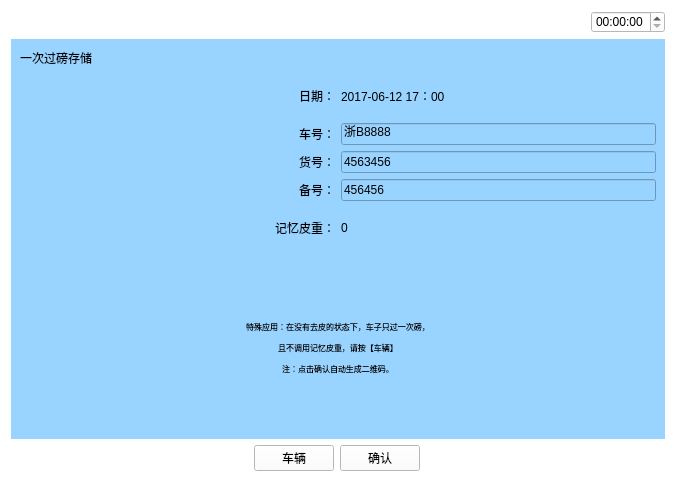
<?xml version="1.0" encoding="UTF-8"?>
<ui version="4.0">
 <class>Yiciguobang</class>
 <widget class="QWidget" name="Yiciguobang">
  <property name="geometry">
   <rect>
    <x>0</x>
    <y>0</y>
    <width>676</width>
    <height>482</height>
   </rect>
  </property>
  <property name="windowTitle">
   <string>Form</string>
  </property>
  <property name="styleSheet">
   <string notr="true">background-color: rgb(255, 255, 255);</string>
  </property>
  <layout class="QVBoxLayout" name="verticalLayout_4">
   <item>
    <layout class="QHBoxLayout" name="horizontalLayout_5">
     <item>
      <widget class="QPushButton" name="pushButton">
       <property name="text">
        <string/>
       </property>
       <property name="icon">
        <iconset resource="myimages.qrc">
         <normaloff>:/image/images/4g.png</normaloff>:/image/images/4g.png</iconset>
       </property>
       <property name="flat">
        <bool>true</bool>
       </property>
      </widget>
     </item>
     <item>
      <widget class="QPushButton" name="pushButton_2">
       <property name="text">
        <string/>
       </property>
       <property name="icon">
        <iconset resource="myimages.qrc">
         <normaloff>:/image/images/wireless.svg</normaloff>:/image/images/wireless.svg</iconset>
       </property>
       <property name="flat">
        <bool>true</bool>
       </property>
      </widget>
     </item>
     <item>
      <widget class="QPushButton" name="pushButton_3">
       <property name="text">
        <string/>
       </property>
       <property name="icon">
        <iconset resource="myimages.qrc">
         <normaloff>:/image/images/bl.svg</normaloff>:/image/images/bl.svg</iconset>
       </property>
       <property name="flat">
        <bool>true</bool>
       </property>
      </widget>
     </item>
     <item>
      <widget class="QPushButton" name="pushButton_4">
       <property name="text">
        <string/>
       </property>
       <property name="icon">
        <iconset resource="myimages.qrc">
         <normaloff>:/image/images/locate.svg</normaloff>:/image/images/locate.svg</iconset>
       </property>
       <property name="flat">
        <bool>true</bool>
       </property>
      </widget>
     </item>
     <item>
      <spacer name="horizontalSpacer_4">
       <property name="orientation">
        <enum>Qt::Horizontal</enum>
       </property>
       <property name="sizeHint" stdset="0">
        <size>
         <width>40</width>
         <height>20</height>
        </size>
       </property>
      </spacer>
     </item>
     <item>
      <widget class="QTimeEdit" name="timeEdit_2"/>
     </item>
    </layout>
   </item>
   <item>
    <widget class="QWidget" name="widget" native="true">
     <property name="sizePolicy">
      <sizepolicy hsizetype="Preferred" vsizetype="Preferred">
       <horstretch>0</horstretch>
       <verstretch>0</verstretch>
      </sizepolicy>
     </property>
     <property name="contextMenuPolicy">
      <enum>Qt::DefaultContextMenu</enum>
     </property>
     <property name="styleSheet">
      <string notr="true">background-color: rgb(153, 211, 255);</string>
     </property>
     <layout class="QVBoxLayout" name="verticalLayout_2" stretch="2,2,2">
      <item>
       <layout class="QHBoxLayout" name="horizontalLayout">
        <item>
         <widget class="QLabel" name="label">
          <property name="text">
           <string>一次过磅存储</string>
          </property>
         </widget>
        </item>
        <item>
         <spacer name="horizontalSpacer">
          <property name="orientation">
           <enum>Qt::Horizontal</enum>
          </property>
          <property name="sizeHint" stdset="0">
           <size>
            <width>40</width>
            <height>20</height>
           </size>
          </property>
         </spacer>
        </item>
        <item>
         <layout class="QVBoxLayout" name="verticalLayout"/>
        </item>
       </layout>
      </item>
      <item>
       <layout class="QVBoxLayout" name="verticalLayout_3">
        <item>
         <layout class="QHBoxLayout" name="horizontalLayout_3">
          <item>
           <widget class="QLabel" name="label_3">
            <property name="text">
             <string>日期：</string>
            </property>
            <property name="alignment">
             <set>Qt::AlignRight|Qt::AlignTrailing|Qt::AlignVCenter</set>
            </property>
           </widget>
          </item>
          <item>
           <widget class="QLabel" name="currentTime">
            <property name="text">
             <string>2017-06-12 17：00</string>
            </property>
           </widget>
          </item>
         </layout>
        </item>
        <item>
         <layout class="QHBoxLayout" name="horizontalLayout_4" stretch="1,1">
          <item>
           <widget class="QLabel" name="label_5">
            <property name="text">
             <string>车号：</string>
            </property>
            <property name="alignment">
             <set>Qt::AlignRight|Qt::AlignTrailing|Qt::AlignVCenter</set>
            </property>
           </widget>
          </item>
          <item>
           <widget class="QLineEdit" name="lineEdit_carId">
            <property name="text">
             <string>浙B8888</string>
            </property>
           </widget>
          </item>
         </layout>
        </item>
        <item>
         <layout class="QHBoxLayout" name="horizontalLayout_6" stretch="1,1">
          <item>
           <widget class="QLabel" name="label_6">
            <property name="text">
             <string>货号：</string>
            </property>
            <property name="alignment">
             <set>Qt::AlignRight|Qt::AlignTrailing|Qt::AlignVCenter</set>
            </property>
           </widget>
          </item>
          <item>
           <widget class="QLineEdit" name="lineEdit_artId">
            <property name="text">
             <string>4563456</string>
            </property>
           </widget>
          </item>
         </layout>
        </item>
        <item>
         <layout class="QHBoxLayout" name="horizontalLayout_7" stretch="1,1">
          <item>
           <widget class="QLabel" name="label_7">
            <property name="text">
             <string>备号：</string>
            </property>
            <property name="alignment">
             <set>Qt::AlignRight|Qt::AlignTrailing|Qt::AlignVCenter</set>
            </property>
           </widget>
          </item>
          <item>
           <widget class="QLineEdit" name="lineEdit_remark">
            <property name="text">
             <string>456456</string>
            </property>
           </widget>
          </item>
         </layout>
        </item>
        <item>
         <layout class="QHBoxLayout" name="horizontalLayout_8">
          <item>
           <widget class="QLabel" name="label_8">
            <property name="text">
             <string>记忆皮重：</string>
            </property>
            <property name="alignment">
             <set>Qt::AlignRight|Qt::AlignTrailing|Qt::AlignVCenter</set>
            </property>
           </widget>
          </item>
          <item>
           <widget class="QLabel" name="label_tare">
            <property name="text">
             <string>0</string>
            </property>
           </widget>
          </item>
         </layout>
        </item>
       </layout>
      </item>
      <item>
       <widget class="QLabel" name="label_2">
        <property name="font">
         <font>
          <pointsize>6</pointsize>
         </font>
        </property>
        <property name="text">
         <string>

特殊应用：在没有去皮的状态下，车子只过一次磅，

且不调用记忆皮重，请按【车辆】

注：点击确认自动生成二维码。
</string>
        </property>
        <property name="alignment">
         <set>Qt::AlignCenter</set>
        </property>
       </widget>
      </item>
     </layout>
    </widget>
   </item>
   <item>
    <layout class="QHBoxLayout" name="horizontalLayout_2">
     <item>
      <widget class="QPushButton" name="returnIndex">
       <property name="font">
        <font>
         <family>AR PL UMing TW MBE</family>
        </font>
       </property>
       <property name="styleSheet">
        <string notr="true">border-image: url(:/image/images/index.svg);</string>
       </property>
       <property name="text">
        <string/>
       </property>
       <property name="icon">
        <iconset resource="myimages.qrc">
         <normaloff>:/image/images/index.svg</normaloff>:/image/images/index.svg</iconset>
       </property>
       <property name="iconSize">
        <size>
         <width>40</width>
         <height>40</height>
        </size>
       </property>
       <property name="flat">
        <bool>true</bool>
       </property>
      </widget>
     </item>
     <item>
      <spacer name="horizontalSpacer_6">
       <property name="orientation">
        <enum>Qt::Horizontal</enum>
       </property>
       <property name="sizeHint" stdset="0">
        <size>
         <width>40</width>
         <height>20</height>
        </size>
       </property>
      </spacer>
     </item>
     <item>
      <widget class="QPushButton" name="cheliangBtn">
       <property name="text">
        <string>车辆</string>
       </property>
      </widget>
     </item>
     <item>
      <widget class="QPushButton" name="okBtn">
       <property name="text">
        <string>确认</string>
       </property>
      </widget>
     </item>
     <item>
      <spacer name="horizontalSpacer_2">
       <property name="orientation">
        <enum>Qt::Horizontal</enum>
       </property>
       <property name="sizeHint" stdset="0">
        <size>
         <width>40</width>
         <height>20</height>
        </size>
       </property>
      </spacer>
     </item>
     <item>
      <widget class="QPushButton" name="returnPage">
       <property name="text">
        <string/>
       </property>
       <property name="icon">
        <iconset resource="myimages.qrc">
         <normaloff>:/image/images/shangyiye.svg</normaloff>:/image/images/shangyiye.svg</iconset>
       </property>
       <property name="iconSize">
        <size>
         <width>40</width>
         <height>40</height>
        </size>
       </property>
       <property name="flat">
        <bool>true</bool>
       </property>
      </widget>
     </item>
    </layout>
   </item>
  </layout>
 </widget>
 <resources>
  <include location="myimages.qrc"/>
 </resources>
 <connections/>
</ui>
